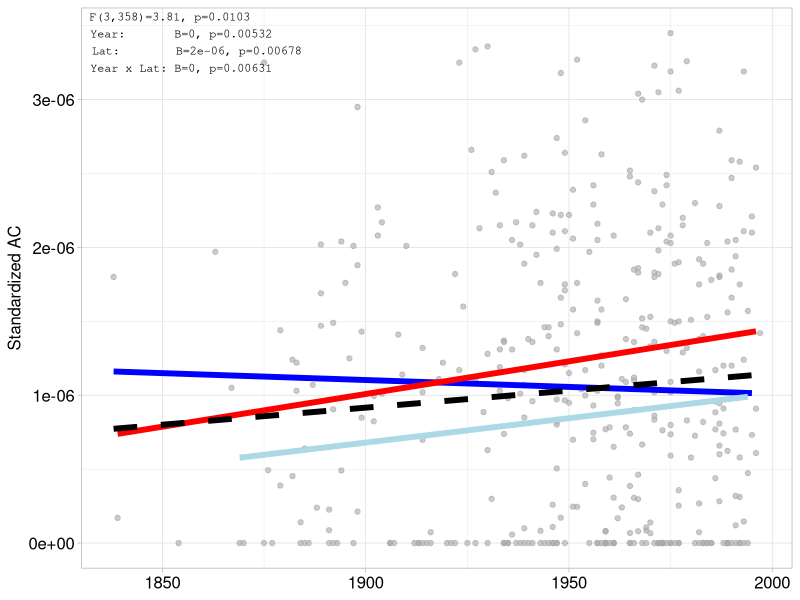
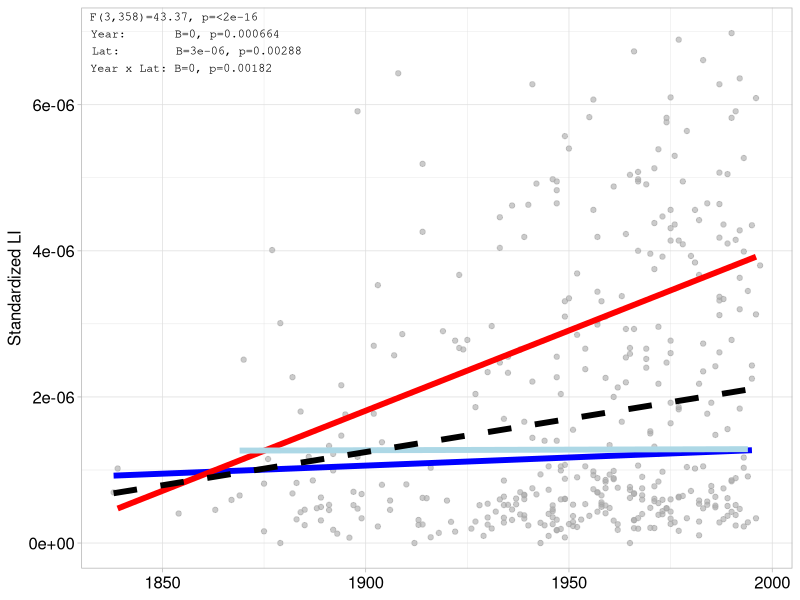

The R script that drew these images, in order: (Note: this script raises an error after producing the figures.)
##########################
#Figure 5: Selection Graphic
############################

####################
#AC LI Plotting ####
####################

library(ggplot2)

op <- read.csv("Data/herbarium/Input/herbarium_structure_dataframe_1192026.csv",header=TRUE)
op <- op[op$Year <= 1997, ]

op_N <- op[op$Region=="North",]

ac_model <- lm(stdAC ~ Year, data = op_N)
summary(ac_model)
# Create a new data frame for predictions
prediction_data_N <- data.frame(
  Year = seq(min(op_N$Year, na.rm = TRUE), max(op_N$Year, na.rm = TRUE), length.out = 100)
)

prediction_data_N$Predicted_stdAC <- predict(ac_model, newdata = prediction_data_N)

op_S <- op[op$Region=="South",]

ac_model <- lm(stdAC ~ Year, data = op_S)
summary(ac_model)
# Create a new data frame for predictions
prediction_data_S <- data.frame(
  Year = seq(min(op_S$Year, na.rm = TRUE), max(op_S$Year, na.rm = TRUE), length.out = 100)
)
# Generate predictions
prediction_data_S$Predicted_stdAC <- predict(ac_model, newdata = prediction_data_S)

op_M <- op[op$Region=="Middle",]

ac_model <- lm(stdAC ~ Year, data = op_M)
summary(ac_model)
# Create a new data frame for predictions
prediction_data_M <- data.frame(
  Year = seq(min(op_M$Year, na.rm = TRUE), max(op_M$Year, na.rm = TRUE), length.out = 100)
)
# Generate predictions
prediction_data_M$Predicted_stdAC <- predict(ac_model, newdata = prediction_data_M)

ac_model <- lm(stdAC ~ Year * lat, data = op)
# Create a new data frame for predictions
summary(ac_model)
prediction_data <- data.frame(
  Year = seq(min(op$Year, na.rm = TRUE), max(op$Year, na.rm = TRUE), length.out = 100),
  lat = mean(op$lat, na.rm = TRUE)  # Use the mean lat or adjust as needed
)

prediction_data$Predicted_stdAC <- predict(ac_model, newdata = prediction_data)

ac_model_all <- lm(stdAC ~ Year * lat, data = op)
coefs_ac     <- summary(ac_model_all)$coefficients
f_ac         <- summary(ac_model_all)$fstatistic
p_ac         <- pf(f_ac[1], f_ac[2], f_ac[3], lower.tail = FALSE)

ann_ac <- paste0(
  "F(", round(f_ac[2],0), ",", round(f_ac[3],0), ")=", round(f_ac[1],2), ", p=", format.pval(p_ac, digits=3), "\n",
  "Year:       B=", round(coefs_ac["Year",        "Estimate"], 6), ", p=", format.pval(coefs_ac["Year",        "Pr(>|t|)"], digits=3), "\n",
  "Lat:        B=", round(coefs_ac["lat",          "Estimate"], 6), ", p=", format.pval(coefs_ac["lat",          "Pr(>|t|)"], digits=3), "\n",
  "Year x Lat: B=", round(coefs_ac["Year:lat",     "Estimate"], 6), ", p=", format.pval(coefs_ac["Year:lat",     "Pr(>|t|)"], digits=3)
)

plot_NS_AC <- ggplot(data = op, aes(x = Year, y = stdAC)) +
  geom_point(alpha = 0.6, color = "darkgrey") +
  geom_line(data = prediction_data_N, aes(x = Year, y = Predicted_stdAC), color = "blue",     size = 2) +
  geom_line(data = prediction_data_S, aes(x = Year, y = Predicted_stdAC), color = "red",      size = 2) +
  geom_line(data = prediction_data_M, aes(x = Year, y = Predicted_stdAC), color = "lightblue",size = 2) +
  geom_line(data = prediction_data,   aes(x = Year, y = Predicted_stdAC), color = "black",    size = 2, linetype = "dashed") +
  annotate("text", x = -Inf, y = Inf, label = ann_ac,
           hjust = -0.05, vjust = 1.1, size = 3, color = "black", family = "mono") +
  ylab("Standardized AC") +
  theme_light() + theme(
    plot.title   = element_text(hjust = 0.5),
    axis.title.x = element_blank(),
    axis.text    = element_text(size = 12, color = "black"),
    axis.title.y = element_text(size = 12, color = "black")
  )
# Fit the linear regression model
li_model <- lm(stdLI ~ Year * lat, data = op)

# Summary of the model
summary(li_model)

# Create a new data frame for predictions
prediction_data <- data.frame(
    Year = seq(min(op$Year, na.rm = TRUE), max(op$Year, na.rm = TRUE), length.out = 100),
    lat = mean(op$lat, na.rm = TRUE)  # Use the mean lat or adjust as needed
)

# Generate predicted values
prediction_data$Predicted_stdLI <- predict(li_model, newdata = prediction_data)


op_N <- op[op$Region=="North",]
# Create a new data frame for predictions

li_model <- lm(stdLI ~ Year, data = op_N)
summary(li_model)
prediction_data_N <- data.frame(
  Year = seq(min(op_N$Year, na.rm = TRUE), max(op_N$Year, na.rm = TRUE), length.out = 100)
)

prediction_data_N$Predicted_stdLI <- predict(li_model, newdata = prediction_data_N)

op_S <- op[op$Region=="South",]

li_model <- lm(stdLI ~ Year, data = op_S)
summary(li_model)
# Create a new data frame for predictions
prediction_data_S <- data.frame(
  Year = seq(min(op_S$Year, na.rm = TRUE), max(op_S$Year, na.rm = TRUE), length.out = 100)
)
# Generate predictions
prediction_data_S$Predicted_stdLI <- predict(li_model, newdata = prediction_data_S)

op_M <- op[op$Region=="Middle",]
# Create a new data frame for predictions

li_model <- lm(stdLI ~ Year, data = op_M)
summary(li_model)
prediction_data_M <- data.frame(
  Year = seq(min(op_M$Year, na.rm = TRUE), max(op_M$Year, na.rm = TRUE), length.out = 100)
)

prediction_data_M$Predicted_stdLI <- predict(li_model, newdata = prediction_data_M)

li_model_all <- lm(stdLI ~ Year * lat, data = op)
coefs_li     <- summary(li_model_all)$coefficients
f_li         <- summary(li_model_all)$fstatistic
p_li         <- pf(f_li[1], f_li[2], f_li[3], lower.tail = FALSE)

ann_li <- paste0(
  "F(", round(f_li[2],0), ",", round(f_li[3],0), ")=", round(f_li[1],2), ", p=", format.pval(p_li, digits=3), "\n",
  "Year:       B=", round(coefs_li["Year",        "Estimate"], 6), ", p=", format.pval(coefs_li["Year",        "Pr(>|t|)"], digits=3), "\n",
  "Lat:        B=", round(coefs_li["lat",          "Estimate"], 6), ", p=", format.pval(coefs_li["lat",          "Pr(>|t|)"], digits=3), "\n",
  "Year x Lat: B=", round(coefs_li["Year:lat",     "Estimate"], 6), ", p=", format.pval(coefs_li["Year:lat",     "Pr(>|t|)"], digits=3)
)

plot_NS_LI <- ggplot(data = op, aes(x = Year, y = stdLI)) +
  geom_point(alpha = 0.6, color = "darkgrey") +
  geom_line(data = prediction_data_N, aes(x = Year, y = Predicted_stdLI), color = "blue",     size = 2) +
  geom_line(data = prediction_data_S, aes(x = Year, y = Predicted_stdLI), color = "red",      size = 2) +
  geom_line(data = prediction_data_M, aes(x = Year, y = Predicted_stdLI), color = "lightblue",size = 2) +
  geom_line(data = prediction_data,   aes(x = Year, y = Predicted_stdLI), color = "black",    size = 2, linetype = "dashed") +
  annotate("text", x = -Inf, y = Inf, label = ann_li,
           hjust = -0.05, vjust = 1.1, size = 3, color = "black", family = "mono") +
  ylab("Standardized LI") +
  theme_light() + theme(
    plot.title   = element_text(hjust = 0.5),
    axis.title.x = element_blank(),
    axis.text    = element_text(size = 12, color = "black"),
    axis.title.y = element_text(size = 12, color = "black")
  )

##########################
#Figure 5: Selection Graphic
############################

####################
#AC LI Plotting ####
####################


final_figure <- ggarrange(plot_NS_AC,plot_NS_LI,ncol=2,nrow=1,labels=c("A","B"))

ggsave("Figure5.pdf", plot = final_figure, width = 8, height = 4, units = "in")

op <- op[,c("stdAC","stdLI","Year","Region","Samp","lat","lon")]

library(dplyr)
library(broom)

# Initialize list to store model results
model_results <- list()

# ========== AC MODELS ==========

# Model 1: AC ~ Year (North)
op_N <- op[op$Region == "North", ]
ac_model_N <- lm(stdAC ~ Year, data = op_N)

model_results[["AC_North_Year"]] <- tidy(ac_model_N) %>%
  mutate(Model = "AC_North", 
         Response = "stdAC",
         Predictors = "Year",
         Region = "North")

# Model 2: AC ~ Year (South)
op_S <- op[op$Region == "South", ]
ac_model_S <- lm(stdAC ~ Year, data = op_S)

model_results[["AC_South_Year"]] <- tidy(ac_model_S) %>%
  mutate(Model = "AC_South", 
         Response = "stdAC",
         Predictors = "Year",
         Region = "South")

# Model 3: AC ~ Year * lat (All)
ac_model_all <- lm(stdAC ~ Year * lat, data = op)

model_results[["AC_All_Year_lat"]] <- tidy(ac_model_all) %>%
  mutate(Model = "AC_All", 
         Response = "stdAC",
         Predictors = "Year * lat",
         Region = "All")

# ========== LI MODELS ==========

# Model 4: LI ~ Year * lat (All)
li_model_all <- lm(stdLI ~ Year * lat, data = op)

model_results[["LI_All_Year_lat"]] <- tidy(li_model_all) %>%
  mutate(Model = "LI_All", 
         Response = "stdLI",
         Predictors = "Year * lat",
         Region = "All")

# Model 5: LI ~ Year (North)
li_model_N <- lm(stdLI ~ Year, data = op_N)

model_results[["LI_North_Year"]] <- tidy(li_model_N) %>%
  mutate(Model = "LI_North", 
         Response = "stdLI",
         Predictors = "Year",
         Region = "North")

# Model 6: LI ~ Year (South)
li_model_S <- lm(stdLI ~ Year, data = op_S)

model_results[["LI_South_Year"]] <- tidy(li_model_S) %>%
  mutate(Model = "LI_South", 
         Response = "stdLI",
         Predictors = "Year",
         Region = "South")

# ========== COMBINE ALL MODEL RESULTS ==========
all_model_results <- bind_rows(model_results)

# Reorder columns for clarity
all_model_results <- all_model_results %>%
  dplyr::select(Model, Response, Region, Predictors, term, estimate, std.error, statistic, p.value)

# ========== EXTRACT MODEL FIT STATISTICS ==========
model_fit <- data.frame(
  Model = c("AC_North_Year", "AC_South_Year", "AC_All_Year_lat", 
            "LI_All_Year_lat", "LI_North_Year", "LI_South_Year"),
  Response = c("stdAC", "stdAC", "stdAC", "stdLI", "stdLI", "stdLI"),
  Region = c("North", "South", "All", "All", "North", "South"),
  Predictors = c("Year", "Year", "Year * lat", "Year * lat", "Year", "Year"),
  R_squared = c(summary(ac_model_N)$r.squared, 
                summary(ac_model_S)$r.squared,
                summary(ac_model_all)$r.squared,
                summary(li_model_all)$r.squared,
                summary(li_model_N)$r.squared,
                summary(li_model_S)$r.squared),
  Adj_R_squared = c(summary(ac_model_N)$adj.r.squared,
                    summary(ac_model_S)$adj.r.squared,
                    summary(ac_model_all)$adj.r.squared,
                    summary(li_model_all)$adj.r.squared,
                    summary(li_model_N)$adj.r.squared,
                    summary(li_model_S)$adj.r.squared),
  F_statistic = c(summary(ac_model_N)$fstatistic[1],
                  summary(ac_model_S)$fstatistic[1],
                  summary(ac_model_all)$fstatistic[1],
                  summary(li_model_all)$fstatistic[1],
                  summary(li_model_N)$fstatistic[1],
                  summary(li_model_S)$fstatistic[1]),
  DF_Residual = c(ac_model_N$df.residual, ac_model_S$df.residual, ac_model_all$df.residual,
                  li_model_all$df.residual, li_model_N$df.residual, li_model_S$df.residual),
  N_obs = c(nobs(ac_model_N), nobs(ac_model_S), nobs(ac_model_all),
            nobs(li_model_all), nobs(li_model_N), nobs(li_model_S))
)

# ========== VIEW RESULTS ==========
print("Model Coefficients:")
print(all_model_results)
